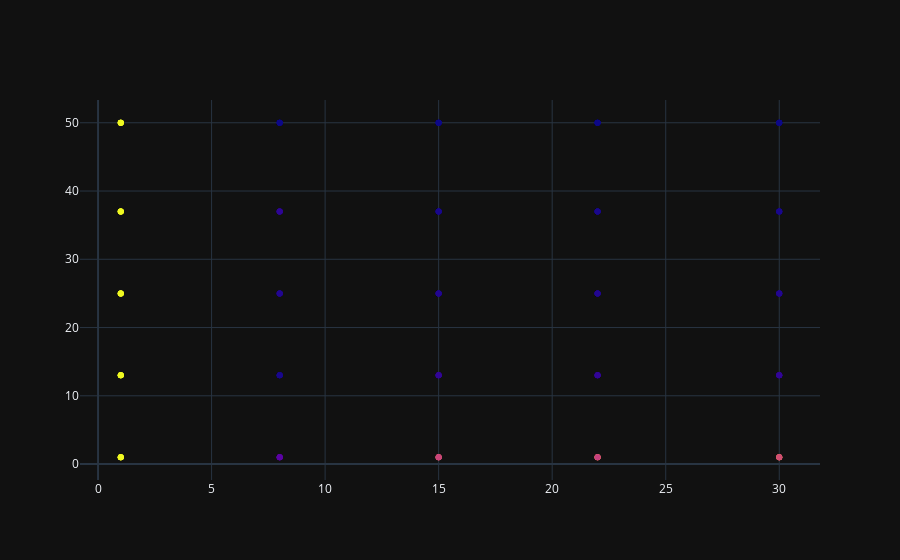

Notebook code for this chart:
### Code cell
s = search.samples

go.Figure(
    go.Scatter(
        x=s["max_depth"],
        y=s["min_samples_leaf"],
        marker_color=(s["score"]),
        mode="markers",
    )
)
